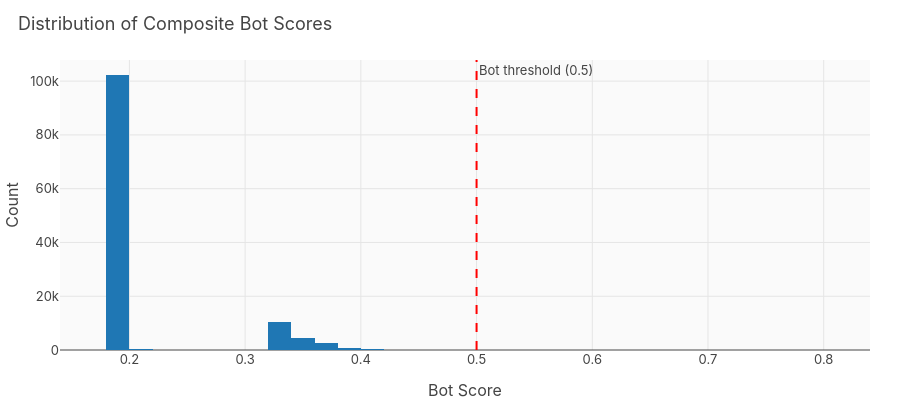

Notebook source saved alongside this figure:
### Code cell
# Bot score distribution
fig = px.histogram(bot_df, x='bot_score', nbins=50,
    title='Distribution of Composite Bot Scores',
    color_discrete_sequence=[COLORS['primary']])
fig.add_vline(x=0.5, line_dash='dash', line_color='red',
    annotation_text='Bot threshold (0.5)')
fig.update_layout(height=400, width=900, xaxis_title='Bot Score', yaxis_title='Count')
fig.show()

### Figure 1 — Plotly figure (JSON) as saved in the notebook; plotly's stock layout.template omitted (floating-point values rounded to 4 significant figures; data arrays with more than 128 entries replaced by an {"elided": "..."} marker saying what was removed)
{"data": [{"bingroup": "x", "hovertemplate": "bot_score=%{x}<br>count=%{y}<extra></extra>", "legendgroup": "", "marker": {"color": "#1f77b4", "pattern": {"shape": ""}}, "name": "", "nbinsx": 50, "orientation": "v", "showlegend": false, "type": "histogram", "x": {"elided": "122101 float values"}, "xaxis": "x", "yaxis": "y"}], "layout": {"annotations": [{"showarrow": false, "text": "Bot threshold (0.5)", "x": 0.5, "xanchor": "left", "xref": "x", "y": 1, "yanchor": "top", "yref": "y domain"}], "barmode": "relative", "height": 400, "legend": {"tracegroupgap": 0}, "shapes": [{"line": {"color": "red", "dash": "dash"}, "type": "line", "x0": 0.5, "x1": 0.5, "xref": "x", "y0": 0, "y1": 1, "yref": "y domain"}], "title": {"text": "Distribution of Composite Bot Scores"}, "width": 900, "xaxis": {"anchor": "y", "domain": [0.0, 1.0], "title": {"text": "Bot Score"}}, "yaxis": {"anchor": "x", "domain": [0.0, 1.0], "title": {"text": "Count"}}}}
